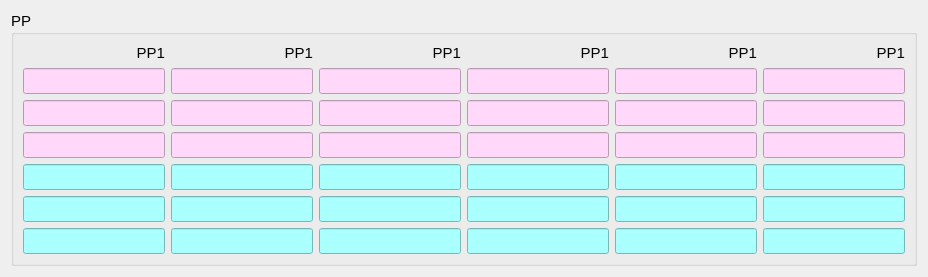
       <widget class="QWidget" name="tab">
        <attribute name="title">
         <string>PP</string>
        </attribute>
        <layout class="QVBoxLayout" name="verticalLayout_16">
         <item>
          <widget class="QGroupBox" name="groupBox_2">
           <property name="font">
            <font>
             <pointsize>11</pointsize>
            </font>
           </property>
           <property name="title">
            <string>PP</string>
           </property>
           <layout class="QHBoxLayout" name="horizontalLayout_2">
            <item>
             <layout class="QVBoxLayout" name="verticalLayout_17">
              <item>
               <widget class="QLabel" name="label_33">
                <property name="text">
                 <string>PP1</string>
                </property>
                <property name="alignment">
                 <set>Qt::AlignRight|Qt::AlignTrailing|Qt::AlignVCenter</set>
                </property>
               </widget>
              </item>
              <item>
               <widget class="QLineEdit" name="lineEdit_4">
                <property name="styleSheet">
                 <string notr="true">background-color: rgb(255, 216, 250);</string>
                </property>
                <property name="alignment">
                 <set>Qt::AlignRight|Qt::AlignTrailing|Qt::AlignVCenter</set>
                </property>
               </widget>
              </item>
              <item>
               <widget class="QLineEdit" name="lineEdit_73">
                <property name="styleSheet">
                 <string notr="true">background-color: rgb(255, 216, 250);
</string>
                </property>
                <property name="alignment">
                 <set>Qt::AlignRight|Qt::AlignTrailing|Qt::AlignVCenter</set>
                </property>
               </widget>
              </item>
              <item>
               <widget class="QLineEdit" name="lineEdit_74">
                <property name="styleSheet">
                 <string notr="true">background-color: rgb(255, 216, 250);</string>
                </property>
                <property name="alignment">
                 <set>Qt::AlignRight|Qt::AlignTrailing|Qt::AlignVCenter</set>
                </property>
               </widget>
              </item>
              <item>
               <widget class="QLineEdit" name="lineEdit_75">
                <property name="cursor">
                 <cursorShape>IBeamCursor</cursorShape>
                </property>
                <property name="styleSheet">
                 <string notr="true">background-color: rgb(170, 255, 255);</string>
                </property>
                <property name="alignment">
                 <set>Qt::AlignRight|Qt::AlignTrailing|Qt::AlignVCenter</set>
                </property>
               </widget>
              </item>
              <item>
               <widget class="QLineEdit" name="lineEdit_76">
                <property name="cursor">
                 <cursorShape>IBeamCursor</cursorShape>
                </property>
                <property name="styleSheet">
                 <string notr="true">background-color: rgb(170, 255, 255);</string>
                </property>
                <property name="alignment">
                 <set>Qt::AlignRight|Qt::AlignTrailing|Qt::AlignVCenter</set>
                </property>
               </widget>
              </item>
              <item>
               <widget class="QLineEdit" name="lineEdit_77">
                <property name="cursor">
                 <cursorShape>IBeamCursor</cursorShape>
                </property>
                <property name="styleSheet">
                 <string notr="true">background-color: rgb(170, 255, 255);</string>
                </property>
                <property name="alignment">
                 <set>Qt::AlignRight|Qt::AlignTrailing|Qt::AlignVCenter</set>
                </property>
               </widget>
              </item>
             </layout>
            </item>
            <item>
             <layout class="QVBoxLayout" name="verticalLayout_5">
              <item>
               <widget class="QLabel" name="label_22">
                <property name="text">
                 <string>PP1</string>
                </property>
                <property name="alignment">
                 <set>Qt::AlignRight|Qt::AlignTrailing|Qt::AlignVCenter</set>
                </property>
               </widget>
              </item>
              <item>
               <widget class="QLineEdit" name="lineEdit_2">
                <property name="styleSheet">
                 <string notr="true">background-color: rgb(255, 216, 250);</string>
                </property>
                <property name="alignment">
                 <set>Qt::AlignRight|Qt::AlignTrailing|Qt::AlignVCenter</set>
                </property>
               </widget>
              </item>
              <item>
               <widget class="QLineEdit" name="lineEdit_9">
                <property name="styleSheet">
                 <string notr="true">background-color: rgb(255, 216, 250);
</string>
                </property>
                <property name="alignment">
                 <set>Qt::AlignRight|Qt::AlignTrailing|Qt::AlignVCenter</set>
                </property>
               </widget>
              </item>
              <item>
               <widget class="QLineEdit" name="lineEdit_10">
                <property name="styleSheet">
                 <string notr="true">background-color: rgb(255, 216, 250);</string>
                </property>
                <property name="alignment">
                 <set>Qt::AlignRight|Qt::AlignTrailing|Qt::AlignVCenter</set>
                </property>
               </widget>
              </item>
              <item>
               <widget class="QLineEdit" name="lineEdit_11">
                <property name="cursor">
                 <cursorShape>IBeamCursor</cursorShape>
                </property>
                <property name="styleSheet">
                 <string notr="true">background-color: rgb(170, 255, 255);</string>
                </property>
                <property name="alignment">
                 <set>Qt::AlignRight|Qt::AlignTrailing|Qt::AlignVCenter</set>
                </property>
               </widget>
              </item>
              <item>
               <widget class="QLineEdit" name="lineEdit_12">
                <property name="cursor">
                 <cursorShape>IBeamCursor</cursorShape>
                </property>
                <property name="styleSheet">
                 <string notr="true">background-color: rgb(170, 255, 255);</string>
                </property>
                <property name="alignment">
                 <set>Qt::AlignRight|Qt::AlignTrailing|Qt::AlignVCenter</set>
                </property>
               </widget>
              </item>
              <item>
               <widget class="QLineEdit" name="lineEdit_13">
                <property name="cursor">
                 <cursorShape>IBeamCursor</cursorShape>
                </property>
                <property name="styleSheet">
                 <string notr="true">background-color: rgb(170, 255, 255);</string>
                </property>
                <property name="alignment">
                 <set>Qt::AlignRight|Qt::AlignTrailing|Qt::AlignVCenter</set>
                </property>
               </widget>
              </item>
             </layout>
            </item>
            <item>
             <layout class="QVBoxLayout" name="verticalLayout_6">
              <item>
               <widget class="QLabel" name="label_23">
                <property name="text">
                 <string>PP1</string>
                </property>
                <property name="alignment">
                 <set>Qt::AlignRight|Qt::AlignTrailing|Qt::AlignVCenter</set>
                </property>
               </widget>
              </item>
              <item>
               <widget class="QLineEdit" name="lineEdit_3">
                <property name="styleSheet">
                 <string notr="true">background-color: rgb(255, 216, 250);</string>
                </property>
                <property name="alignment">
                 <set>Qt::AlignRight|Qt::AlignTrailing|Qt::AlignVCenter</set>
                </property>
               </widget>
              </item>
              <item>
               <widget class="QLineEdit" name="lineEdit_14">
                <property name="styleSheet">
                 <string notr="true">background-color: rgb(255, 216, 250);
</string>
                </property>
                <property name="alignment">
                 <set>Qt::AlignRight|Qt::AlignTrailing|Qt::AlignVCenter</set>
                </property>
               </widget>
              </item>
              <item>
               <widget class="QLineEdit" name="lineEdit_15">
                <property name="styleSheet">
                 <string notr="true">background-color: rgb(255, 216, 250);</string>
                </property>
                <property name="alignment">
                 <set>Qt::AlignRight|Qt::AlignTrailing|Qt::AlignVCenter</set>
                </property>
               </widget>
              </item>
              <item>
               <widget class="QLineEdit" name="lineEdit_16">
                <property name="cursor">
                 <cursorShape>IBeamCursor</cursorShape>
                </property>
                <property name="styleSheet">
                 <string notr="true">background-color: rgb(170, 255, 255);</string>
                </property>
                <property name="alignment">
                 <set>Qt::AlignRight|Qt::AlignTrailing|Qt::AlignVCenter</set>
                </property>
               </widget>
              </item>
              <item>
               <widget class="QLineEdit" name="lineEdit_17">
                <property name="cursor">
                 <cursorShape>IBeamCursor</cursorShape>
                </property>
                <property name="styleSheet">
                 <string notr="true">background-color: rgb(170, 255, 255);</string>
                </property>
                <property name="alignment">
                 <set>Qt::AlignRight|Qt::AlignTrailing|Qt::AlignVCenter</set>
                </property>
               </widget>
              </item>
              <item>
               <widget class="QLineEdit" name="lineEdit_18">
                <property name="cursor">
                 <cursorShape>IBeamCursor</cursorShape>
                </property>
                <property name="styleSheet">
                 <string notr="true">background-color: rgb(170, 255, 255);</string>
                </property>
                <property name="alignment">
                 <set>Qt::AlignRight|Qt::AlignTrailing|Qt::AlignVCenter</set>
                </property>
               </widget>
              </item>
             </layout>
            </item>
            <item>
             <layout class="QVBoxLayout" name="verticalLayout_7">
              <item>
               <widget class="QLabel" name="label_24">
                <property name="text">
                 <string>PP1</string>
                </property>
                <property name="alignment">
                 <set>Qt::AlignRight|Qt::AlignTrailing|Qt::AlignVCenter</set>
                </property>
               </widget>
              </item>
              <item>
               <widget class="QLineEdit" name="lineEdit_19">
                <property name="styleSheet">
                 <string notr="true">background-color: rgb(255, 216, 250);</string>
                </property>
                <property name="alignment">
                 <set>Qt::AlignRight|Qt::AlignTrailing|Qt::AlignVCenter</set>
                </property>
               </widget>
              </item>
              <item>
               <widget class="QLineEdit" name="lineEdit_20">
                <property name="styleSheet">
                 <string notr="true">background-color: rgb(255, 216, 250);
</string>
                </property>
                <property name="alignment">
                 <set>Qt::AlignRight|Qt::AlignTrailing|Qt::AlignVCenter</set>
                </property>
               </widget>
              </item>
              <item>
               <widget class="QLineEdit" name="lineEdit_21">
                <property name="styleSheet">
                 <string notr="true">background-color: rgb(255, 216, 250);</string>
                </property>
                <property name="alignment">
                 <set>Qt::AlignRight|Qt::AlignTrailing|Qt::AlignVCenter</set>
                </property>
               </widget>
              </item>
              <item>
               <widget class="QLineEdit" name="lineEdit_22">
                <property name="cursor">
                 <cursorShape>IBeamCursor</cursorShape>
                </property>
                <property name="styleSheet">
                 <string notr="true">background-color: rgb(170, 255, 255);</string>
                </property>
                <property name="alignment">
                 <set>Qt::AlignRight|Qt::AlignTrailing|Qt::AlignVCenter</set>
                </property>
               </widget>
              </item>
              <item>
               <widget class="QLineEdit" name="lineEdit_23">
                <property name="cursor">
                 <cursorShape>IBeamCursor</cursorShape>
                </property>
                <property name="styleSheet">
                 <string notr="true">background-color: rgb(170, 255, 255);</string>
                </property>
                <property name="alignment">
                 <set>Qt::AlignRight|Qt::AlignTrailing|Qt::AlignVCenter</set>
                </property>
               </widget>
              </item>
              <item>
               <widget class="QLineEdit" name="lineEdit_24">
                <property name="cursor">
                 <cursorShape>IBeamCursor</cursorShape>
                </property>
                <property name="styleSheet">
                 <string notr="true">background-color: rgb(170, 255, 255);</string>
                </property>
                <property name="alignment">
                 <set>Qt::AlignRight|Qt::AlignTrailing|Qt::AlignVCenter</set>
                </property>
               </widget>
              </item>
             </layout>
            </item>
            <item>
             <layout class="QVBoxLayout" name="verticalLayout_8">
              <item>
               <widget class="QLabel" name="label_25">
                <property name="text">
                 <string>PP1</string>
                </property>
                <property name="alignment">
                 <set>Qt::AlignRight|Qt::AlignTrailing|Qt::AlignVCenter</set>
                </property>
               </widget>
              </item>
              <item>
               <widget class="QLineEdit" name="lineEdit_25">
                <property name="styleSheet">
                 <string notr="true">background-color: rgb(255, 216, 250);</string>
                </property>
                <property name="alignment">
                 <set>Qt::AlignRight|Qt::AlignTrailing|Qt::AlignVCenter</set>
                </property>
               </widget>
              </item>
              <item>
               <widget class="QLineEdit" name="lineEdit_26">
                <property name="styleSheet">
                 <string notr="true">background-color: rgb(255, 216, 250);
</string>
                </property>
                <property name="alignment">
                 <set>Qt::AlignRight|Qt::AlignTrailing|Qt::AlignVCenter</set>
                </property>
               </widget>
              </item>
              <item>
               <widget class="QLineEdit" name="lineEdit_27">
                <property name="styleSheet">
                 <string notr="true">background-color: rgb(255, 216, 250);</string>
                </property>
                <property name="alignment">
                 <set>Qt::AlignRight|Qt::AlignTrailing|Qt::AlignVCenter</set>
                </property>
               </widget>
              </item>
              <item>
               <widget class="QLineEdit" name="lineEdit_28">
                <property name="cursor">
                 <cursorShape>IBeamCursor</cursorShape>
                </property>
                <property name="styleSheet">
                 <string notr="true">background-color: rgb(170, 255, 255);</string>
                </property>
                <property name="alignment">
                 <set>Qt::AlignRight|Qt::AlignTrailing|Qt::AlignVCenter</set>
                </property>
               </widget>
              </item>
              <item>
               <widget class="QLineEdit" name="lineEdit_29">
                <property name="cursor">
                 <cursorShape>IBeamCursor</cursorShape>
                </property>
                <property name="styleSheet">
                 <string notr="true">background-color: rgb(170, 255, 255);</string>
                </property>
                <property name="alignment">
                 <set>Qt::AlignRight|Qt::AlignTrailing|Qt::AlignVCenter</set>
                </property>
               </widget>
              </item>
              <item>
               <widget class="QLineEdit" name="lineEdit_30">
                <property name="cursor">
                 <cursorShape>IBeamCursor</cursorShape>
                </property>
                <property name="styleSheet">
                 <string notr="true">background-color: rgb(170, 255, 255);</string>
                </property>
                <property name="alignment">
                 <set>Qt::AlignRight|Qt::AlignTrailing|Qt::AlignVCenter</set>
                </property>
               </widget>
              </item>
             </layout>
            </item>
            <item>
             <layout class="QVBoxLayout" name="verticalLayout_9">
              <item>
               <widget class="QLabel" name="label_26">
                <property name="text">
                 <string>PP1</string>
                </property>
                <property name="alignment">
                 <set>Qt::AlignRight|Qt::AlignTrailing|Qt::AlignVCenter</set>
                </property>
               </widget>
              </item>
              <item>
               <widget class="QLineEdit" name="lineEdit_31">
                <property name="styleSheet">
                 <string notr="true">background-color: rgb(255, 216, 250);</string>
                </property>
                <property name="alignment">
                 <set>Qt::AlignRight|Qt::AlignTrailing|Qt::AlignVCenter</set>
                </property>
               </widget>
              </item>
              <item>
               <widget class="QLineEdit" name="lineEdit_32">
                <property name="styleSheet">
                 <string notr="true">background-color: rgb(255, 216, 250);
</string>
                </property>
                <property name="alignment">
                 <set>Qt::AlignRight|Qt::AlignTrailing|Qt::AlignVCenter</set>
                </property>
               </widget>
              </item>
              <item>
               <widget class="QLineEdit" name="lineEdit_33">
                <property name="styleSheet">
                 <string notr="true">background-color: rgb(255, 216, 250);</string>
                </property>
                <property name="alignment">
                 <set>Qt::AlignRight|Qt::AlignTrailing|Qt::AlignVCenter</set>
                </property>
               </widget>
              </item>
              <item>
               <widget class="QLineEdit" name="lineEdit_34">
                <property name="cursor">
                 <cursorShape>IBeamCursor</cursorShape>
                </property>
                <property name="styleSheet">
                 <string notr="true">background-color: rgb(170, 255, 255);</string>
                </property>
                <property name="alignment">
                 <set>Qt::AlignRight|Qt::AlignTrailing|Qt::AlignVCenter</set>
                </property>
               </widget>
              </item>
              <item>
               <widget class="QLineEdit" name="lineEdit_35">
                <property name="cursor">
                 <cursorShape>IBeamCursor</cursorShape>
                </property>
                <property name="styleSheet">
                 <string notr="true">background-color: rgb(170, 255, 255);</string>
                </property>
                <property name="alignment">
                 <set>Qt::AlignRight|Qt::AlignTrailing|Qt::AlignVCenter</set>
                </property>
               </widget>
              </item>
              <item>
               <widget class="QLineEdit" name="lineEdit_36">
                <property name="cursor">
                 <cursorShape>IBeamCursor</cursorShape>
                </property>
                <property name="styleSheet">
                 <string notr="true">background-color: rgb(170, 255, 255);</string>
                </property>
                <property name="alignment">
                 <set>Qt::AlignRight|Qt::AlignTrailing|Qt::AlignVCenter</set>
                </property>
               </widget>
              </item>
             </layout>
            </item>
           </layout>
          </widget>
         </item>
        </layout>
       </widget>
